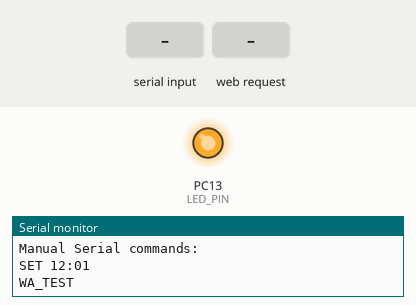
This sketch was run on a simulated STM32 Blue Pill. Parts: output pins drawn as LEDs (lit = HIGH), the last lines printed to the serial monitor. Dashed ring = blinking. The test bench sets the inputs (shaded band). WiFi joins after 1.5 s; servers stay silent unless stated; web services answer with replies made up by the test bench.

Above: at 7.0 s.
7.1 s: "SET \n" received over the second serial link
At 7.7 s:
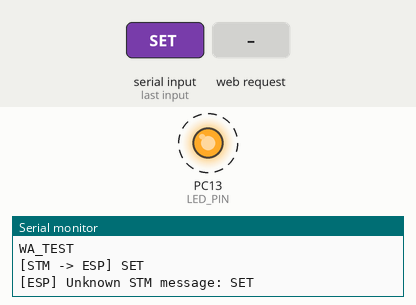
10.1 s: HTTP request GET /wa received
At 12.4 s:
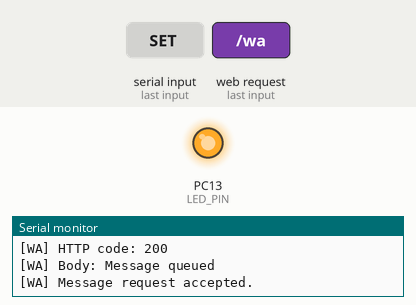
16.0 s: "DISPENSE\n" received over the second serial link
At 16.22 s:
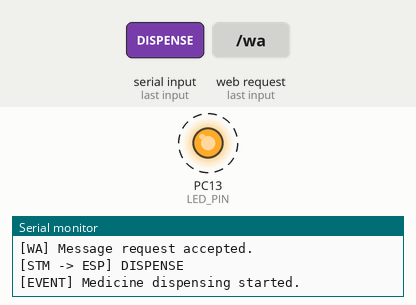
Timing chart, 0 to 19.0 s (numbered marks = the images above; inputs shaded):
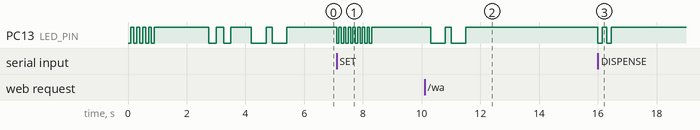

The sketch:

esp8266_copy_20260603183709.ino
```cpp
#include <ESP8266WiFi.h>
#include <ESP8266HTTPClient.h>
#include <WiFiClientSecure.h>
#include <ESP8266WebServer.h>
#include <SoftwareSerial.h>

/* ===================== WiFi ===================== */
const char* ssid     = "Bekhiet's wifi";
const char* password = "pfna4193";

/* ===================== CallMeBot WhatsApp ===================== */
String phoneNumber = "+201229871029";
String apiKey      = "7654593";

/* ===================== Settings ===================== */

/*
   1 = send WhatsApp message with the website link when ESP connects.
   0 = disable startup link message.
*/
#define SEND_STARTUP_LINK_WHATSAPP 1

/*
   1 = send WhatsApp message when medicine is confirmed taken.
   0 = only send missed alerts.
*/
#define SEND_TAKEN_CONFIRMATION_WHATSAPP 1

/* ===================== Pins ===================== */
#define LED_PIN LED_BUILTIN

/*
   ESP D6 / GPIO12 receives from STM32 PA9 TX
   ESP D5 / GPIO14 sends to STM32 PA10 RX
*/
#define STM_RX_PIN 12   // D6
#define STM_TX_PIN 14   // D5

SoftwareSerial stmSerial(STM_RX_PIN, STM_TX_PIN);
ESP8266WebServer server(80);

/* ===================== State ===================== */
String currentAlarmTime = "12:01";
bool alarmActive = false;

/* ===================== LED Helpers ===================== */

void LED_On()
{
  digitalWrite(LED_PIN, LOW);   // NodeMCU built-in LED is active LOW
}

void LED_Off()
{
  digitalWrite(LED_PIN, HIGH);
}

void blinkCode(int count, int onMs, int offMs)
{
  for (int i = 0; i < count; i++)
  {
    LED_On();
    delay(onMs);
    LED_Off();
    delay(offMs);
  }

  delay(250);
}

void blinkSuccess()
{
  blinkCode(2, 500, 200);
}

void blinkError()
{
  blinkCode(8, 80, 80);
}

/* ===================== URL Encode ===================== */

String urlEncode(String str)
{
  String encoded = "";

  for (int i = 0; i < str.length(); i++)
  {
    char c = str.charAt(i);

    if      (c == ' ')  encoded += "%20";
    else if (c == '!')  encoded += "%21";
    else if (c == '?')  encoded += "%3F";
    else if (c == '&')  encoded += "%26";
    else if (c == '=')  encoded += "%3D";
    else if (c == '+')  encoded += "%2B";
    else if (c == '#')  encoded += "%23";
    else if (c == ':')  encoded += "%3A";
    else if (c == '/')  encoded += "%2F";
    else if (c == '\n') encoded += "%0A";
    else encoded += c;
  }

  return encoded;
}

/* ===================== WhatsApp ===================== */

bool sendWhatsApp(String message)
{
  Serial.println();
  Serial.println("========== WhatsApp ==========");

  if (WiFi.status() != WL_CONNECTED)
  {
    Serial.println("[WA] WiFi not connected.");
    blinkError();
    return false;
  }

  WiFiClientSecure client;
  client.setInsecure();

  HTTPClient http;

  String url = "https://api.callmebot.com/whatsapp.php?phone="
               + phoneNumber
               + "&text="
               + urlEncode(message)
               + "&apikey="
               + apiKey;

  Serial.println("[WA] Sending request...");

  http.begin(client, url);
  int code = http.GET();

  Serial.print("[WA] HTTP code: ");
  Serial.println(code);

  String body = http.getString();
  Serial.print("[WA] Body: ");
  Serial.println(body);

  http.end();

  if (code == 200)
  {
    Serial.println("[WA] Message request accepted.");
    blinkSuccess();
    return true;
  }
  else
  {
    Serial.println("[WA] Failed.");
    blinkError();
    return false;
  }
}

/* ===================== Time Validation ===================== */

bool isValidTimeCommand(String command)
{
  command.trim();

  if (!command.startsWith("SET ")) return false;
  if (command.length() != 9) return false;
  if (command.charAt(6) != ':') return false;

  int h1 = command.charAt(4) - '0';
  int h2 = command.charAt(5) - '0';
  int m1 = command.charAt(7) - '0';
  int m2 = command.charAt(8) - '0';

  if (h1 < 0 || h1 > 9) return false;
  if (h2 < 0 || h2 > 9) return false;
  if (m1 < 0 || m1 > 9) return false;
  if (m2 < 0 || m2 > 9) return false;

  int hour = h1 * 10 + h2;
  int minute = m1 * 10 + m2;

  if (hour < 0 || hour > 23) return false;
  if (minute < 0 || minute > 59) return false;

  return true;
}

/* ===================== ESP -> STM32 ===================== */

void sendToSTM(String command)
{
  command.trim();

  if (!isValidTimeCommand(command))
  {
    Serial.print("[ESP] Invalid command: ");
    Serial.println(command);
    blinkError();
    return;
  }

  stmSerial.println(command);

  currentAlarmTime = command.substring(4);

  Serial.print("[ESP -> STM] ");
  Serial.println(command);

  blinkCode(3, 120, 120);
}

/* ===================== STM32 Message Handler ===================== */

void handleSTMMessage(String msg)
{
  msg.trim();

  if (msg.length() == 0) return;

  Serial.print("[STM -> ESP] ");
  Serial.println(msg);

  if (msg == "DISPENSE")
  {
    alarmActive = false;
    Serial.println("[EVENT] Medicine dispensing started.");
    blinkCode(2, 150, 150);
    LED_Off();
  }
  else if (msg == "BUZZER")
  {
    alarmActive = true;
    Serial.println("[EVENT] Buzzer active. Waiting before WhatsApp alert.");
    blinkCode(3, 150, 150);
    LED_On();
  }
  else if (msg == "MISSED")
  {
    alarmActive = true;
    Serial.println("[EVENT] Medicine missed. Sending WhatsApp alert.");
    blinkCode(4, 150, 150);
    LED_On();

    sendWhatsApp("Medicine Alert! Your medicine was NOT taken on time. Please take it now.");
  }
  else if (msg == "TAKEN")
  {
    alarmActive = false;
    Serial.println("[EVENT] Medicine confirmed taken.");
    blinkCode(1, 700, 200);
    LED_Off();

#if SEND_TAKEN_CONFIRMATION_WHATSAPP
    sendWhatsApp("Medicine confirmed taken. Thank you.");
#endif
  }
  else if (msg == "TIME_OK")
  {
    Serial.println("[STM] Time update accepted.");
    blinkSuccess();
  }
  else if (msg == "TIME_ERR")
  {
    Serial.println("[STM] Time update rejected.");
    blinkError();
  }
  else if (msg == "CMD_ERR")
  {
    Serial.println("[STM] Command error.");
    blinkError();
  }
  else if (msg == "STM_READY")
  {
    Serial.println("[STM] STM32 is ready.");
    blinkSuccess();
  }
  else
  {
    Serial.print("[ESP] Unknown STM message: ");
    Serial.println(msg);
    blinkError();
  }
}

/* ===================== Web Page ===================== */

String makePage()
{
  String html = "";

  html += "<html><head>";
  html += "<meta name='viewport' content='width=device-width, initial-scale=1'>";
  html += "<style>";
  html += "body{font-family:Arial;text-align:center;margin:25px;}";
  html += "button{font-size:20px;margin:8px;padding:12px;min-width:220px;}";
  html += "input{font-size:24px;padding:8px;}";
  html += ".box{border:1px solid #ccc;padding:20px;border-radius:10px;display:inline-block;}";
  html += "</style>";
  html += "</head><body>";

  html += "<div class='box'>";
  html += "<h2>Smart Medicine Dispenser</h2>";
  html += "<p>Current Alarm: <b>" + currentAlarmTime + "</b></p>";

  html += "<form action='/set' method='GET'>";
  html += "<input type='time' name='t' required>";
  html += "<br>";
  html += "<button type='submit'>Set Medicine Time</button>";
  html += "</form>";

  html += "<hr>";

  html += "<form action='/wa' method='GET'>";
  html += "<button type='submit'>Test WhatsApp</button>";
  html += "</form>";

  html += "</div>";
  html += "</body></html>";

  return html;
}

void handleRoot()
{
  server.send(200, "text/html", makePage());
}

void handleSet()
{
  if (!server.hasArg("t"))
  {
    server.send(400, "text/plain", "Missing time.");
    return;
  }

  String timeValue = server.arg("t");
  timeValue.trim();

  String command = "SET " + timeValue;

  if (!isValidTimeCommand(command))
  {
    server.send(400, "text/plain", "Invalid time.");
    blinkError();
    return;
  }

  sendToSTM(command);

  String response = "";
  response += "<html><body style='font-family:Arial;text-align:center;margin-top:40px;'>";
  response += "<h2>Medicine Time Updated</h2>";
  response += "<p>Sent to STM32: <b>" + command + "</b></p>";
  response += "<a href='/'>Back</a>";
  response += "</body></html>";

  server.send(200, "text/html", response);
}

void handleWhatsAppTest()
{
  bool ok = sendWhatsApp("Test message from Smart Medicine Dispenser.");

  if (ok)
  {
    server.send(200, "text/plain", "WhatsApp request sent. Check your phone.");
  }
  else
  {
    server.send(500, "text/plain", "WhatsApp failed. Check Serial Monitor.");
  }
}

/* ===================== Setup / Loop ===================== */

void setup()
{
  Serial.begin(9600);
  stmSerial.begin(9600);
  stmSerial.setTimeout(100);

  pinMode(LED_PIN, OUTPUT);
  LED_Off();

  blinkCode(5, 100, 100);

  Serial.println();
  Serial.println("====================================");
  Serial.println("ESP8266 Smart Medicine Final Code");
  Serial.println("With Startup Link + Taken/Missed WhatsApp");
  Serial.println("====================================");

  WiFi.mode(WIFI_STA);
  WiFi.begin(ssid, password);

  Serial.print("[WiFi] Connecting");

  while (WiFi.status() != WL_CONNECTED)
  {
    LED_On();
    delay(80);
    LED_Off();
    delay(420);
    Serial.print(".");
  }

  Serial.println();
  Serial.print("[WiFi] Connected. IP: ");
  Serial.println(WiFi.localIP());

  blinkCode(2, 250, 250);

  server.on("/", handleRoot);
  server.on("/set", handleSet);
  server.on("/wa", handleWhatsAppTest);
  server.begin();

  Serial.println("[WEB] Server started.");
  String link = "http://" + WiFi.localIP().toString();
  Serial.print("[WEB] Open from phone: ");
  Serial.println(link);

#if SEND_STARTUP_LINK_WHATSAPP
  sendWhatsApp("Smart Medicine Dispenser is online. Open this link to set medicine time: " + link);
#endif

  Serial.println("Manual Serial commands:");
  Serial.println("SET 12:01");
  Serial.println("WA_TEST");

  LED_Off();
}

void loop()
{
  server.handleClient();

  if (stmSerial.available())
  {
    String incoming = stmSerial.readStringUntil('\n');
    incoming.trim();

    if (incoming.length() > 0)
    {
      handleSTMMessage(incoming);
    }
  }

  if (Serial.available())
  {
    String cmd = Serial.readStringUntil('\n');
    cmd.trim();

    if (cmd == "WA_TEST")
    {
      sendWhatsApp("Manual WhatsApp test from ESP8266.");
    }
    else if (isValidTimeCommand(cmd))
    {
      sendToSTM(cmd);
    }
    else
    {
      Serial.print("[PC] Unknown command: ");
      Serial.println(cmd);
    }
  }
}
```

Measured:
- after the input at 7.1 s, PC13 (LED_PIN): alternates HIGH for 0.08 s and LOW for 0.08 s, 16 changes in all, then stays HIGH, starting at once
- after the input at 10.1 s, PC13 (LED_PIN): alternates HIGH for 0.20 s and LOW for 0.50 s, 4 changes in all, then stays HIGH, starting after 0.20 s
- after the input at 16.0 s, PC13 (LED_PIN): alternates HIGH for 0.15 s and LOW for 0.15 s, 4 changes in all, then stays HIGH, starting at once
